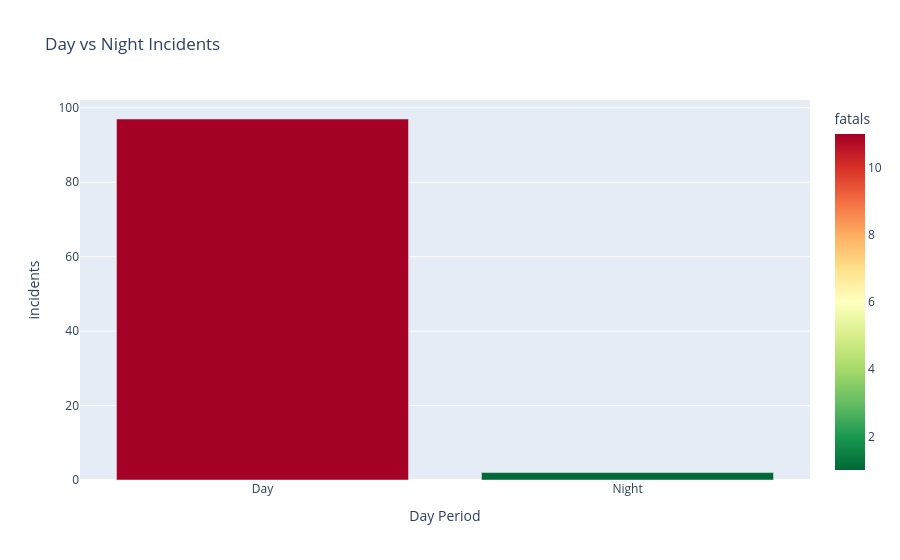

The notebook cell this image was saved under:
### Code cell
# this pivot and barshart represent the mortality day/night

pivot_time = (jaws
    .dropna(subset=["time"])
    .groupby("time")
    .agg(incidents=("date", "count"),
         fatals=("fatality", lambda s: (s == "Fatal").sum()))
    .assign(fatal_rate=lambda d: d["fatals"] / d["incidents"]).round(2))
display(pivot_time)
fig = px.bar(pivot_time.reset_index(), x="time", y="incidents",
             color="fatals", color_continuous_scale="RdYlGn_r",
             labels={"time": "Day Period"}, title="Day vs Night Incidents")
fig.show()

### Figure 1 — Plotly figure (JSON) as saved in the notebook; plotly's stock layout.template omitted (floating-point values rounded to 4 significant figures)
{"data": [{"hovertemplate": "Day Period=%{x}<br>incidents=%{y}<br>fatals=%{marker.color}<extra></extra>", "legendgroup": "", "marker": {"color": [11, 1], "coloraxis": "coloraxis", "pattern": {"shape": ""}}, "name": "", "orientation": "v", "showlegend": false, "textposition": "auto", "type": "bar", "x": ["Day", "Night"], "xaxis": "x", "y": [97, 2], "yaxis": "y"}], "layout": {"barmode": "relative", "coloraxis": {"autocolorscale": false, "colorbar": {"title": {"text": "fatals"}}, "colorscale": [[0, "rgb(0,104,55)"], [0.1, "rgb(26,152,80)"], [0.2, "rgb(102,189,99)"], [0.3, "rgb(166,217,106)"], [0.4, "rgb(217,239,139)"], [0.5, "rgb(255,255,191)"], [0.6, "rgb(254,224,139)"], [0.7, "rgb(253,174,97)"], [0.8, "rgb(244,109,67)"], [0.9, "rgb(215,48,39)"], [1, "rgb(165,0,38)"]]}, "legend": {"tracegroupgap": 0}, "title": {"text": "Day vs Night Incidents"}, "xaxis": {"anchor": "y", "domain": [0, 1], "title": {"text": "Day Period"}}, "yaxis": {"anchor": "x", "domain": [0, 1], "title": {"text": "incidents"}}}}
